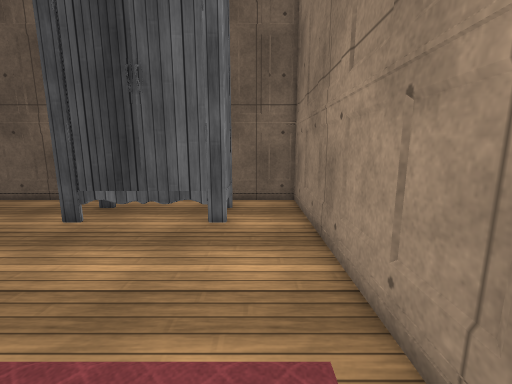
[1] (above)

22 first-person views from a walk through a Unity game level. The camera is 1.2 m above the floor, tilts 10° down and sees 90° across. The floor is counted in squares, 0.5 m on a side. Each view is taken from the middle of a square. On the plan, view 1 faces up. The plan holds only what a view shows up to about 17 squares ahead; the rest is blank. The place goes on beyond the plan. The player is left out. Door leaves are left out, so doorways stand open. Some surface patterns are stand-ins.

[2]
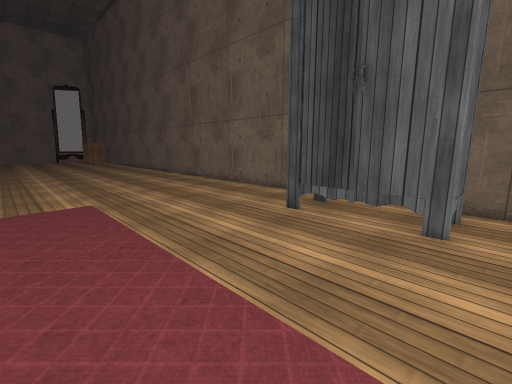

[3]
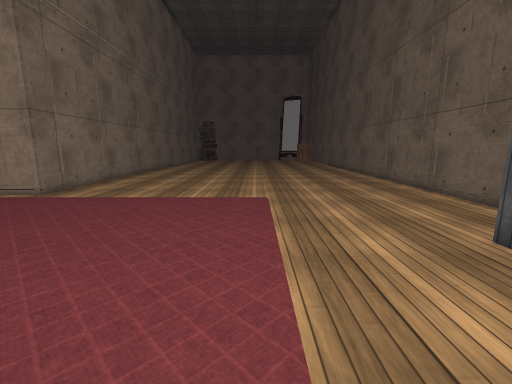

[4]
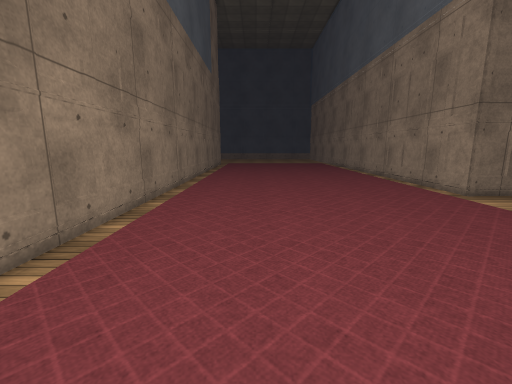

[5]
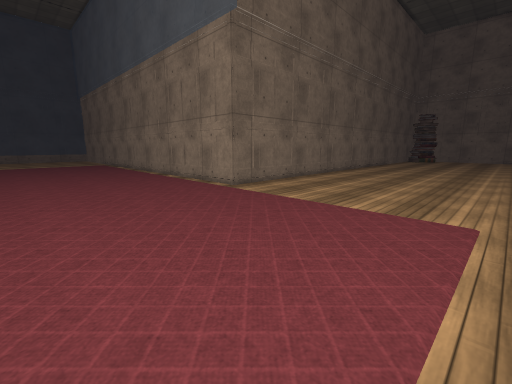

[6]
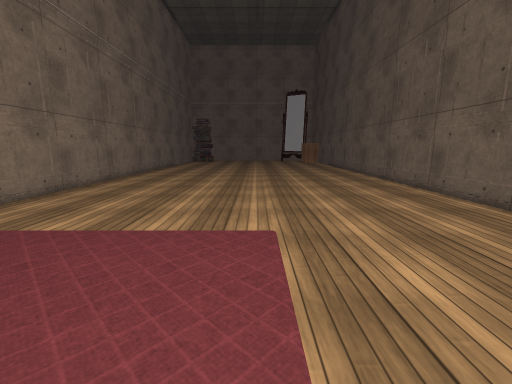

[7]
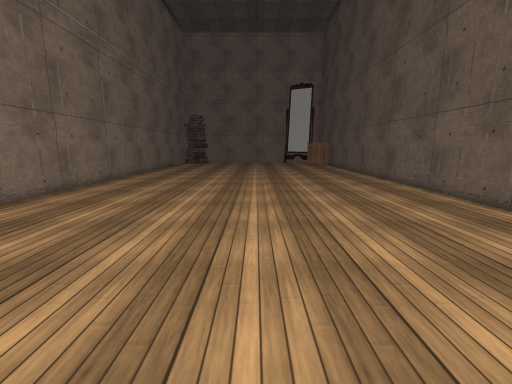

[8]
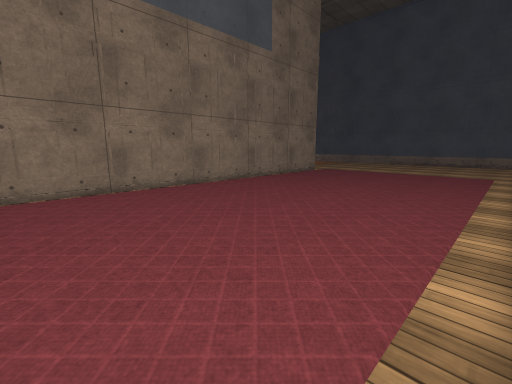

[9]
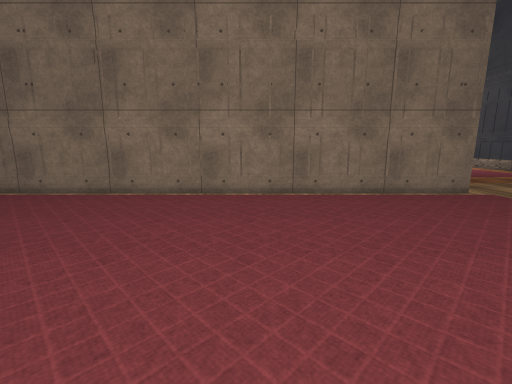

[10]
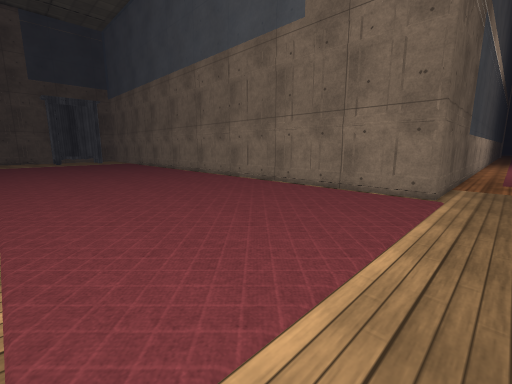

[11]
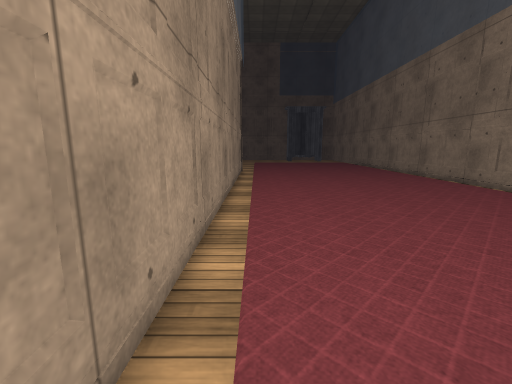

[12]
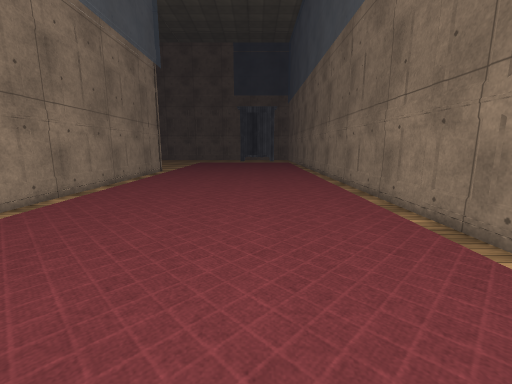

[13]
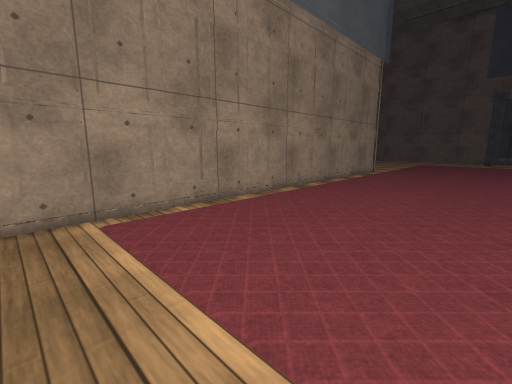

[14]
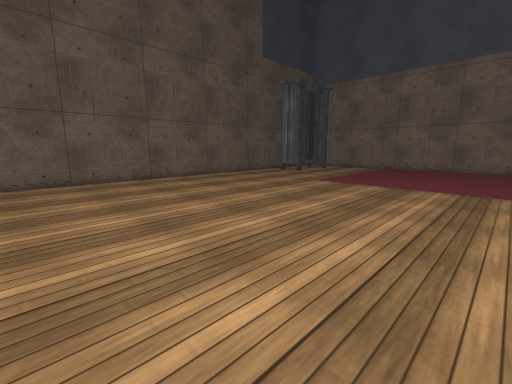

[15]
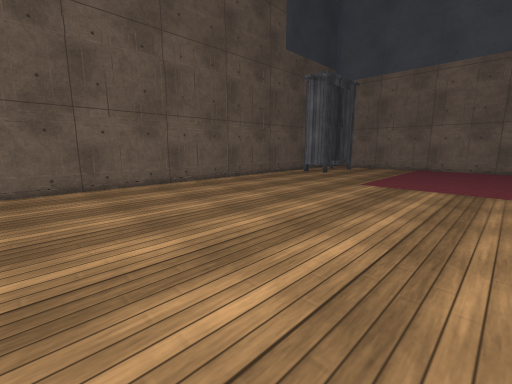

[16]
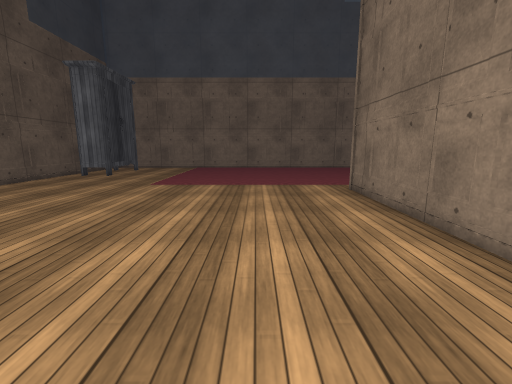

[17]
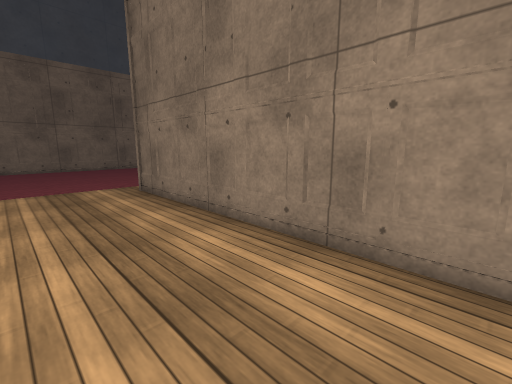

[18]
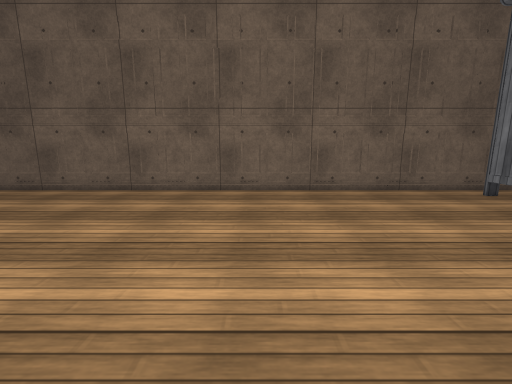

[19]
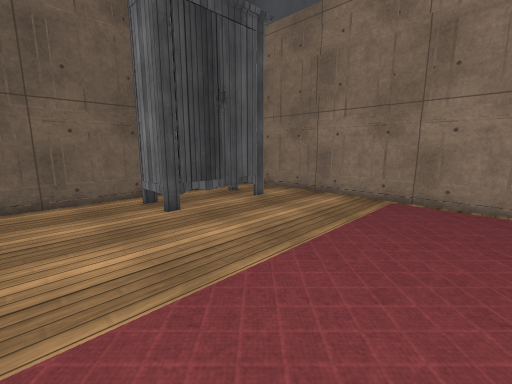

[20]
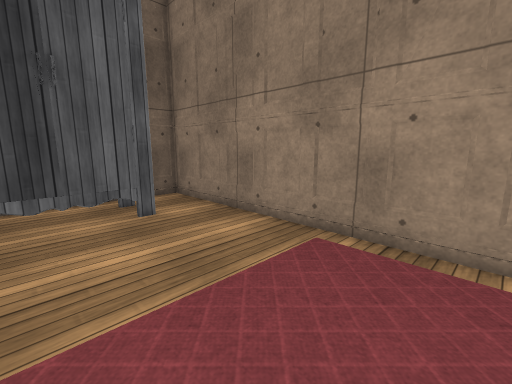

[21]
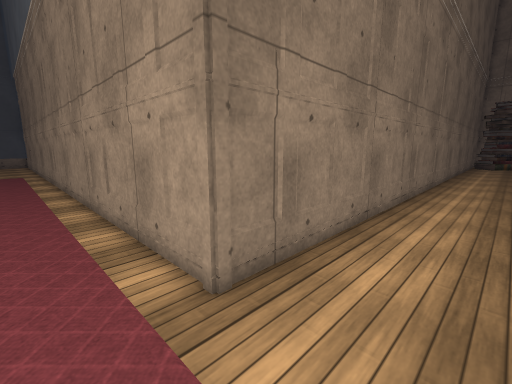

[22]
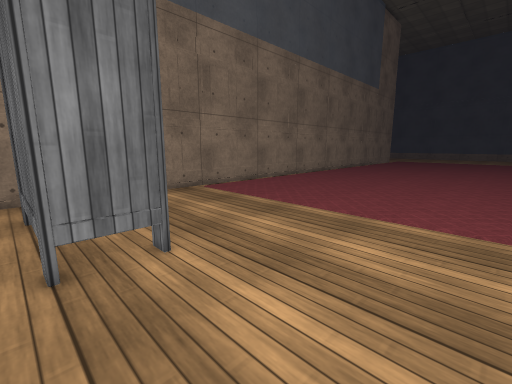

### Floor plan
Key: @ floor where view 1 was taken; # wall or solid block; . main floor; : floor 0.5 m higher than the main floor; O other object.
Columns run from 28 left of view 1 to 6 right of it. Each row starts with its distance up from view 1.
 12 ########################   ####
 11 ......................OOOOOO..#
 10 .....................OO::::O..#
  9 .....................OO    O..#
  8 ......................OOOOOO..#
  7 ..............................#
  6 ..............................#
  5 ..............................#
  4 ..............................#
  3 ..............................#
  2 ..............................#
  1 ..............................#
  0 ............................@.#
 -1 ..............................#
 -2 ..............................#
 -3 ..............................#
 -4 ..............................#
 -5  .............................#
 -6 ..............................#
 -7 ..............................#
 -8 ..............................#
 -9 ###############...............#
-10              ###..............#
-11               ##..............#
-12                #..............#
-13                #..............#
-14                #..............#
-15                #..............#
-16                #..............#
-17                #..............#
-18                #..............#
-19                #..............#
-20                #..............#
-21                #..............#
-22                #..............#
-23                #..............#
-24                #..............#
-25                #..............#
-26                #..............#
-27                #..............#
-28                #..............#
-29                #..............#
-30                #..............#
-31                #..............#
-32                #..............#
-33                #..............###
-34                #...................
-35                #...................

Positions as (right, up) in squares from view 1, and headings:
1: (0, 0), facing up
2: (0, 0), facing up-left
3: (0, 2), facing left
4: (-3, 3), facing down
5: (-3, 3), facing down-left
6: (-5, 2), facing left
7: (-10, 2), facing left
8: (-13, -9), facing down-right
9: (-12, -21), facing right
10: (-12, -35), facing up-right
11: (-12, -35), facing up
12: (-4, -35), facing up
13: (-4, -35), facing up-left
14: (-28, -7), facing up-right
15: (-28, -4), facing up-right
16: (-28, -4), facing right
17: (-28, -4), facing down-right
18: (-18, -2), facing up
19: (-11, -1), facing up-right
20: (-5, -1), facing up-right
21: (-11, -6), facing down-left
22: (-12, 11), facing down-right
